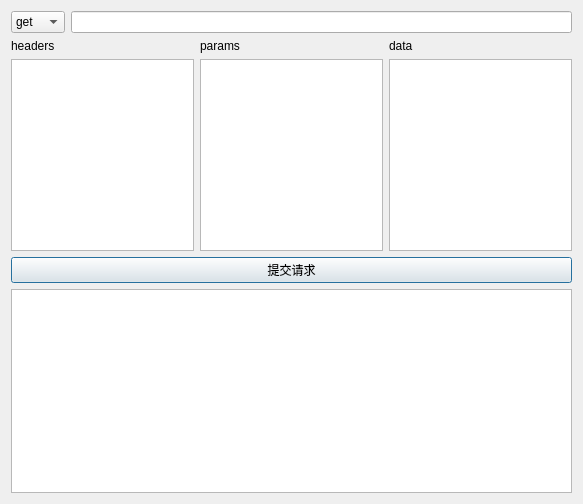
<?xml version="1.0" encoding="UTF-8"?>
<ui version="4.0">
 <class>Dialog</class>
 <widget class="QDialog" name="Dialog">
  <property name="geometry">
   <rect>
    <x>0</x>
    <y>0</y>
    <width>583</width>
    <height>504</height>
   </rect>
  </property>
  <property name="windowTitle">
   <string>Dialog</string>
  </property>
  <layout class="QVBoxLayout" name="verticalLayout_4">
   <item>
    <layout class="QHBoxLayout" name="horizontalLayout">
     <item>
      <widget class="QComboBox" name="request">
       <item>
        <property name="text">
         <string>get</string>
        </property>
       </item>
       <item>
        <property name="text">
         <string>post</string>
        </property>
       </item>
      </widget>
     </item>
     <item>
      <widget class="QLineEdit" name="url"/>
     </item>
    </layout>
   </item>
   <item>
    <layout class="QHBoxLayout" name="horizontalLayout_2">
     <item>
      <layout class="QVBoxLayout" name="verticalLayout">
       <item>
        <widget class="QLabel" name="headers">
         <property name="text">
          <string>headers</string>
         </property>
        </widget>
       </item>
       <item>
        <widget class="QTextEdit" name="textEdit_headers"/>
       </item>
      </layout>
     </item>
     <item>
      <layout class="QVBoxLayout" name="verticalLayout_2">
       <item>
        <widget class="QLabel" name="params">
         <property name="text">
          <string>params</string>
         </property>
        </widget>
       </item>
       <item>
        <widget class="QTextEdit" name="textEdit_params"/>
       </item>
      </layout>
     </item>
     <item>
      <layout class="QVBoxLayout" name="verticalLayout_3">
       <item>
        <widget class="QLabel" name="data">
         <property name="text">
          <string>data</string>
         </property>
        </widget>
       </item>
       <item>
        <widget class="QTextEdit" name="textEdit_data"/>
       </item>
      </layout>
     </item>
    </layout>
   </item>
   <item>
    <widget class="QPushButton" name="summit">
     <property name="text">
      <string>提交请求</string>
     </property>
    </widget>
   </item>
   <item>
    <widget class="QTextEdit" name="res"/>
   </item>
  </layout>
 </widget>
 <resources/>
 <connections/>
</ui>
